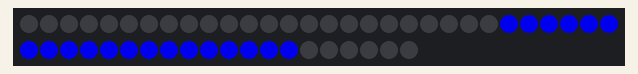
This sketch was run on a simulated Arduino Uno, built with avr-gcc and run on an emulated ATmega328P. Parts: 50 RGB LEDs in strip order, left to right, continuing on the next row. Colours are those a GRB WS2812 strip shows for the declared byte order.

Above: at 0.1 s.
At 1.1 s:
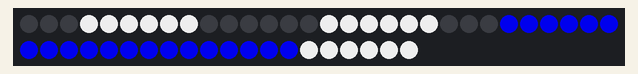
At 3.1 s:
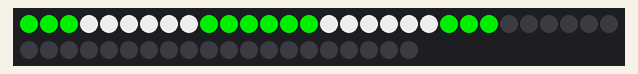
At 3.6 s:
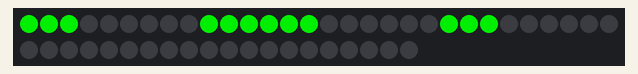
At 7.7 s:
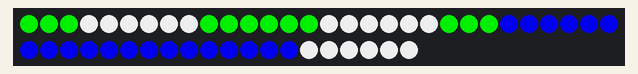
At 11.4 s:
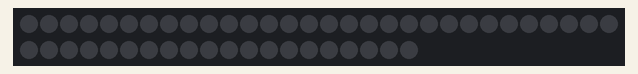

Measured:
- by itself, everything shown: repeats every 12.3 s, in 26 steps
- what the display in image 1 shows lasts 0.5 s, from 1.0 s to 1.5 s
- what the display in image 5 shows lasts 1.0 s, from 11.3 s to 12.3 s

The sketch:

TxFlag.ino
```cpp
#include "FastLED.h"

#define LED_TYPE    WS2811
#define COLOR_ORDER GRB

// How many leds in your strip?
#define NUM_LEDS 50

#define BRIGHTNESS 200
#define FRAMES_PER_SECOND  140

// For led chips like Neopixels, which have a data line, ground, and power, you just
// need to define DATA_PIN.  For led chipsets that are SPI based (four wires - data, clock,
// ground, and power), like the LPD8806 define both DATA_PIN and CLOCK_PIN
#define DATA_PIN 6
//#define CLOCK_PIN 13

// Define the array of leds
CRGB leds[NUM_LEDS];

int delayValue = 20;
int delayValue2 = 500;
int delayValue3 = 1000;

void setup() {
      // Uncomment/edit one of the following lines for your leds arrangement.
      // FastLED.addLeds<TM1803, DATA_PIN, RGB>(leds, NUM_LEDS);
      // FastLED.addLeds<TM1804, DATA_PIN, RGB>(leds, NUM_LEDS);
      // FastLED.addLeds<TM1809, DATA_PIN, RGB>(leds, NUM_LEDS);
      // FastLED.addLeds<WS2811, DATA_PIN, RGB>(leds, NUM_LEDS);
       FastLED.addLeds<WS2812, DATA_PIN, RGB>(leds, NUM_LEDS);
      // FastLED.addLeds<WS2812B, DATA_PIN, RGB>(leds, NUM_LEDS);
  	 // FastLED.addLeds<NEOPIXEL, DATA_PIN>(leds, NUM_LEDS);
      // FastLED.addLeds<APA104, DATA_PIN, RGB>(leds, NUM_LEDS);
      // FastLED.addLeds<UCS1903, DATA_PIN, RGB>(leds, NUM_LEDS);
      // FastLED.addLeds<UCS1903B, DATA_PIN, RGB>(leds, NUM_LEDS);
      // FastLED.addLeds<GW6205, DATA_PIN, RGB>(leds, NUM_LEDS);
      // FastLED.addLeds<GW6205_400, DATA_PIN, RGB>(leds, NUM_LEDS);

      // FastLED.addLeds<WS2801, RGB>(leds, NUM_LEDS);
      // FastLED.addLeds<SM16716, RGB>(leds, NUM_LEDS);
      // FastLED.addLeds<LPD8806, RGB>(leds, NUM_LEDS);
      // FastLED.addLeds<P9813, RGB>(leds, NUM_LEDS);
      // FastLED.addLeds<APA102, RGB>(leds, NUM_LEDS);
      // FastLED.addLeds<DOTSTAR, RGB>(leds, NUM_LEDS);

      // FastLED.addLeds<WS2801, DATA_PIN, CLOCK_PIN, RGB>(leds, NUM_LEDS);
      // FastLED.addLeds<SM16716, DATA_PIN, CLOCK_PIN, RGB>(leds, NUM_LEDS);
      // FastLED.addLeds<LPD8806, DATA_PIN, CLOCK_PIN, RGB>(leds, NUM_LEDS);
      // FastLED.addLeds<P9813, DATA_PIN, CLOCK_PIN, RGB>(leds, NUM_LEDS);
      // FastLED.addLeds<APA102, DATA_PIN, CLOCK_PIN, RGB>(leds, NUM_LEDS);
      // FastLED.addLeds<DOTSTAR, DATA_PIN, CLOCK_PIN, RGB>(leds, NUM_LEDS);

      FastLED.setBrightness(BRIGHTNESS);


}

//StarOn();  // Star
//lbbOn();   // Left Blue Bar
//twbOn();   // Top White Bar
//brbOn();   // Bottom Red Bar
//FlagOff(); // Flag Off


void loop() {

lbbOn();
FastLED.show();
delay(delayValue2);
StarOn();
FastLED.show();
delay(delayValue2);
twbOn();
FastLED.show();
delay(delayValue2);
brbOn();
FastLED.show();
delay(delayValue3);

StarOff();
FastLED.show();
delay(delayValue2);
lbbOff();
FastLED.show();
delay(delayValue2);
twbOff();
FastLED.show();
delay(delayValue2);
brbOff();
FastLED.show();
delay(delayValue3);

lbbOn2();
FastLED.show();
delay(delayValue2);
StarOn2();
FastLED.show();
delay(delayValue2);
twbOn2();
FastLED.show();
delay(delayValue2);
brbOn2();
FastLED.show();
delay(delayValue3);

StarOff2();
FastLED.show();
delay(delayValue2);
lbbOff2();
FastLED.show();
delay(delayValue2);
twbOff2();
FastLED.show();
delay(delayValue2);
brbOff2();
FastLED.show();
delay(delayValue3);

}

void StarOn()
{
// Star

leds[44] = CRGB::White;
leds[45] = CRGB::White;
leds[46] = CRGB::White;
leds[47] = CRGB::White;
leds[48] = CRGB::White;
leds[49] = CRGB::White;

}


void StarOn2()
{
// Star

leds[44] = CRGB::White;
FastLED.show();
delay(delayValue);
leds[45] = CRGB::White;
FastLED.show();
delay(delayValue);
leds[46] = CRGB::White;
FastLED.show();
delay(delayValue);
leds[47] = CRGB::White;
FastLED.show();
delay(delayValue);
leds[48] = CRGB::White;
FastLED.show();
delay(delayValue);
leds[49] = CRGB::White;
FastLED.show();
delay(delayValue);
}

void StarOff()
{
// Star

leds[44] = CRGB::Black;
leds[45] = CRGB::Black;
leds[46] = CRGB::Black;
leds[47] = CRGB::Black;
leds[48] = CRGB::Black;
leds[49] = CRGB::Black;

}


void StarOff2()
{
// Star

leds[44] = CRGB::Black;
FastLED.show();
delay(delayValue);
leds[45] = CRGB::Black;
FastLED.show();
delay(delayValue);
leds[46] = CRGB::Black;
FastLED.show();
delay(delayValue);
leds[47] = CRGB::Black;
FastLED.show();
delay(delayValue);
leds[48] = CRGB::Black;
FastLED.show();
delay(delayValue);
leds[49] = CRGB::Black;
FastLED.show();
delay(delayValue);

}

// ----------------

void lbbOn()
{

// left Blue bar

leds[24] = CRGB::Blue;
leds[25] = CRGB::Blue;
leds[26] = CRGB::Blue;
leds[27] = CRGB::Blue;
leds[28] = CRGB::Blue;
leds[29] = CRGB::Blue;
leds[30] = CRGB::Blue;
leds[31] = CRGB::Blue;
leds[32] = CRGB::Blue;
leds[33] = CRGB::Blue;
leds[34] = CRGB::Blue;
leds[35] = CRGB::Blue;
leds[36] = CRGB::Blue;
leds[37] = CRGB::Blue;
leds[38] = CRGB::Blue;
leds[39] = CRGB::Blue;
leds[40] = CRGB::Blue;
leds[41] = CRGB::Blue;
leds[42] = CRGB::Blue;
leds[43] = CRGB::Blue;

// ----------------

}


void lbbOn2()
{

// left Blue bar

leds[24] = CRGB::Blue;
FastLED.show();
delay(delayValue);
leds[25] = CRGB::Blue;
FastLED.show();
delay(delayValue);
leds[26] = CRGB::Blue;
FastLED.show();
delay(delayValue);
leds[27] = CRGB::Blue;
FastLED.show();
delay(delayValue);
leds[28] = CRGB::Blue;
FastLED.show();
delay(delayValue);
leds[29] = CRGB::Blue;
FastLED.show();
delay(delayValue);
leds[30] = CRGB::Blue;
FastLED.show();
delay(delayValue);
leds[31] = CRGB::Blue;
FastLED.show();
delay(delayValue);
leds[32] = CRGB::Blue;
FastLED.show();
delay(delayValue);
leds[33] = CRGB::Blue;
FastLED.show();
delay(delayValue);
leds[34] = CRGB::Blue;
FastLED.show();
delay(delayValue);
leds[35] = CRGB::Blue;
FastLED.show();
delay(delayValue);
leds[36] = CRGB::Blue;
FastLED.show();
delay(delayValue);
leds[37] = CRGB::Blue;
FastLED.show();
delay(delayValue);
leds[38] = CRGB::Blue;
FastLED.show();
delay(delayValue);
leds[39] = CRGB::Blue;
FastLED.show();
delay(delayValue);
leds[40] = CRGB::Blue;
FastLED.show();
delay(delayValue);
leds[41] = CRGB::Blue;
FastLED.show();
delay(delayValue);
leds[42] = CRGB::Blue;
FastLED.show();
delay(delayValue);
leds[43] = CRGB::Blue;
FastLED.show();
delay(delayValue);

// ----------------

}


void lbbOff()
{

// left Blue bar

leds[24] = CRGB::Black;
leds[25] = CRGB::Black;
leds[26] = CRGB::Black;
leds[27] = CRGB::Black;
leds[28] = CRGB::Black;
leds[29] = CRGB::Black;
leds[30] = CRGB::Black;
leds[31] = CRGB::Black;
leds[32] = CRGB::Black;
leds[33] = CRGB::Black;
leds[34] = CRGB::Black;
leds[35] = CRGB::Black;
leds[36] = CRGB::Black;
leds[37] = CRGB::Black;
leds[38] = CRGB::Black;
leds[39] = CRGB::Black;
leds[40] = CRGB::Black;
leds[41] = CRGB::Black;
leds[42] = CRGB::Black;
leds[43] = CRGB::Black;

// ----------------

}


void lbbOff2()
{

// left Blue bar

leds[24] = CRGB::Black;
FastLED.show();
delay(delayValue);
leds[25] = CRGB::Black;
FastLED.show();
delay(delayValue);
leds[26] = CRGB::Black;
FastLED.show();
delay(delayValue);
leds[27] = CRGB::Black;
FastLED.show();
delay(delayValue);
leds[28] = CRGB::Black;
FastLED.show();
delay(delayValue);
leds[29] = CRGB::Black;
FastLED.show();
delay(delayValue);
leds[30] = CRGB::Black;
FastLED.show();
delay(delayValue);
leds[31] = CRGB::Black;
FastLED.show();
delay(delayValue);
leds[32] = CRGB::Black;
FastLED.show();
delay(delayValue);
leds[33] = CRGB::Black;
FastLED.show();
delay(delayValue);
leds[34] = CRGB::Black;
FastLED.show();
delay(delayValue);
leds[35] = CRGB::Black;
FastLED.show();
delay(delayValue);
leds[36] = CRGB::Black;
FastLED.show();
delay(delayValue);
leds[37] = CRGB::Black;
FastLED.show();
delay(delayValue);
leds[38] = CRGB::Black;
FastLED.show();
delay(delayValue);
leds[39] = CRGB::Black;
FastLED.show();
delay(delayValue);
leds[40] = CRGB::Black;
FastLED.show();
delay(delayValue);
leds[41] = CRGB::Black;
FastLED.show();
delay(delayValue);
leds[42] = CRGB::Black;
FastLED.show();
delay(delayValue);
leds[43] = CRGB::Black;
FastLED.show();
delay(delayValue);

// ----------------

}


void twbOn()
{
// top White bar

leds[3] = CRGB::White;
leds[4] = CRGB::White;
leds[5] = CRGB::White;
leds[6] = CRGB::White;
leds[7] = CRGB::White;
leds[8] = CRGB::White;

leds[15] = CRGB::White;
leds[16] = CRGB::White;
leds[17] = CRGB::White;
leds[18] = CRGB::White;
leds[19] = CRGB::White;
leds[20] = CRGB::White;

// ----------------
}


void twbOn2()
{
// top White bar

leds[3] = CRGB::White;
FastLED.show();
delay(delayValue);
leds[4] = CRGB::White;
FastLED.show();
delay(delayValue);
leds[5] = CRGB::White;
FastLED.show();
delay(delayValue);
leds[6] = CRGB::White;
FastLED.show();
delay(delayValue);
leds[7] = CRGB::White;
FastLED.show();
delay(delayValue);
leds[8] = CRGB::White;
FastLED.show();
delay(delayValue);

leds[15] = CRGB::White;
FastLED.show();
delay(delayValue);
leds[16] = CRGB::White;
FastLED.show();
delay(delayValue);
leds[17] = CRGB::White;
FastLED.show();
delay(delayValue);
leds[18] = CRGB::White;
FastLED.show();
delay(delayValue);
leds[19] = CRGB::White;
FastLED.show();
delay(delayValue);
leds[20] = CRGB::White;
FastLED.show();
delay(delayValue);

// ----------------
}


void twbOff()
{
// top White bar

leds[3] = CRGB::Black;
leds[4] = CRGB::Black;
leds[5] = CRGB::Black;
leds[6] = CRGB::Black;
leds[7] = CRGB::Black;
leds[8] = CRGB::Black;

leds[15] = CRGB::Black;
leds[16] = CRGB::Black;
leds[17] = CRGB::Black;
leds[18] = CRGB::Black;
leds[19] = CRGB::Black;
leds[20] = CRGB::Black;


// ----------------
}


void twbOff2()
{
// top White bar

leds[3] = CRGB::Black;
FastLED.show();
delay(delayValue);
leds[4] = CRGB::Black;
FastLED.show();
delay(delayValue);
leds[5] = CRGB::Black;
FastLED.show();
delay(delayValue);
leds[6] = CRGB::Black;
FastLED.show();
delay(delayValue);
leds[7] = CRGB::Black;
FastLED.show();
delay(delayValue);
leds[8] = CRGB::Black;
FastLED.show();
delay(delayValue);

leds[15] = CRGB::Black;
FastLED.show();
delay(delayValue);
leds[16] = CRGB::Black;
FastLED.show();
delay(delayValue);
leds[17] = CRGB::Black;
FastLED.show();
delay(delayValue);
leds[18] = CRGB::Black;
FastLED.show();
delay(delayValue);
leds[19] = CRGB::Black;
FastLED.show();
delay(delayValue);
leds[20] = CRGB::Black;
FastLED.show();
delay(delayValue);
FastLED.show();
delay(delayValue);


// ----------------
}


void brbOn()
{

// bottom RED bar

leds[0] = CRGB::Red;
leds[1] = CRGB::Red;
leds[2] = CRGB::Red;

leds[9] = CRGB::Red;
leds[10] = CRGB::Red;
leds[11] = CRGB::Red;
leds[12] = CRGB::Red;
leds[13] = CRGB::Red;
leds[14] = CRGB::Red;

leds[21] = CRGB::Red;
leds[22] = CRGB::Red;
leds[23] = CRGB::Red;

// ----------------


}


void brbOn2()
{

// bottom RED bar

leds[0] = CRGB::Red;
FastLED.show();
delay(delayValue);
leds[1] = CRGB::Red;
FastLED.show();
delay(delayValue);
leds[2] = CRGB::Red;
FastLED.show();
delay(delayValue);

leds[9] = CRGB::Red;
FastLED.show();
delay(delayValue);
leds[10] = CRGB::Red;
FastLED.show();
delay(delayValue);
leds[11] = CRGB::Red;
FastLED.show();
delay(delayValue);
leds[12] = CRGB::Red;
FastLED.show();
delay(delayValue);
leds[13] = CRGB::Red;
FastLED.show();
delay(delayValue);
leds[14] = CRGB::Red;
FastLED.show();
delay(delayValue);

leds[21] = CRGB::Red;
FastLED.show();
delay(delayValue);
leds[22] = CRGB::Red;
FastLED.show();
delay(delayValue);
leds[23] = CRGB::Red;
FastLED.show();
delay(delayValue);

// ----------------


}


void brbOff()
{

// bottom RED bar

leds[0] = CRGB::Black;
leds[1] = CRGB::Black;
leds[2] = CRGB::Black;

leds[9] = CRGB::Black;
leds[10] = CRGB::Black;
leds[11] = CRGB::Black;
leds[12] = CRGB::Black;
leds[13] = CRGB::Black;
leds[14] = CRGB::Black;

leds[21] = CRGB::Black;
leds[22] = CRGB::Black;
leds[23] = CRGB::Black;

// ----------------


}


void brbOff2()
{

// bottom RED bar

leds[0] = CRGB::Black;
FastLED.show();
delay(delayValue);
leds[1] = CRGB::Black;
FastLED.show();
delay(delayValue);
leds[2] = CRGB::Black;
FastLED.show();
delay(delayValue);

leds[9] = CRGB::Black;
FastLED.show();
delay(delayValue);
leds[10] = CRGB::Black;
FastLED.show();
delay(delayValue);
leds[11] = CRGB::Black;
FastLED.show();
delay(delayValue);
leds[12] = CRGB::Black;
FastLED.show();
delay(delayValue);
leds[13] = CRGB::Black;
FastLED.show();
delay(delayValue);
leds[14] = CRGB::Black;
FastLED.show();
delay(delayValue);

leds[21] = CRGB::Black;
FastLED.show();
delay(delayValue);
leds[22] = CRGB::Black;
FastLED.show();
delay(delayValue);
leds[23] = CRGB::Black;
FastLED.show();
delay(delayValue);

// ----------------


}


void FlagOff()
{
// Star

leds[44] = CRGB::Black;
leds[45] = CRGB::Black;
leds[46] = CRGB::Black;
leds[47] = CRGB::Black;
leds[48] = CRGB::Black;
leds[49] = CRGB::Black;

// ----------------

// left Blue bar

leds[24] = CRGB::Black;
leds[25] = CRGB::Black;
leds[26] = CRGB::Black;
leds[27] = CRGB::Black;
leds[28] = CRGB::Black;
leds[29] = CRGB::Black;
leds[30] = CRGB::Black;
leds[31] = CRGB::Black;
leds[32] = CRGB::Black;
leds[33] = CRGB::Black;
leds[34] = CRGB::Black;
leds[35] = CRGB::Black;
leds[36] = CRGB::Black;
leds[37] = CRGB::Black;
leds[38] = CRGB::Black;
leds[39] = CRGB::Black;
leds[40] = CRGB::Black;
leds[41] = CRGB::Black;
leds[42] = CRGB::Black;
leds[43] = CRGB::Black;

// ----------------

// top White bar

leds[3] = CRGB::Black;
leds[4] = CRGB::Black;
leds[5] = CRGB::Black;
leds[6] = CRGB::Black;
leds[7] = CRGB::Black;
leds[8] = CRGB::Black;

leds[15] = CRGB::Black;
leds[16] = CRGB::Black;
leds[17] = CRGB::Black;
leds[18] = CRGB::Black;
leds[19] = CRGB::Black;
leds[20] = CRGB::Black;

// ----------------


// bottom RED bar

leds[0] = CRGB::Black;
leds[1] = CRGB::Black;
leds[2] = CRGB::Black;

leds[9] = CRGB::Black;
leds[10] = CRGB::Black;
leds[11] = CRGB::Black;
leds[12] = CRGB::Black;
leds[13] = CRGB::Black;
leds[14] = CRGB::Black;

leds[21] = CRGB::Black;
leds[22] = CRGB::Black;
leds[23] = CRGB::Black;

// ----------------


}
```
